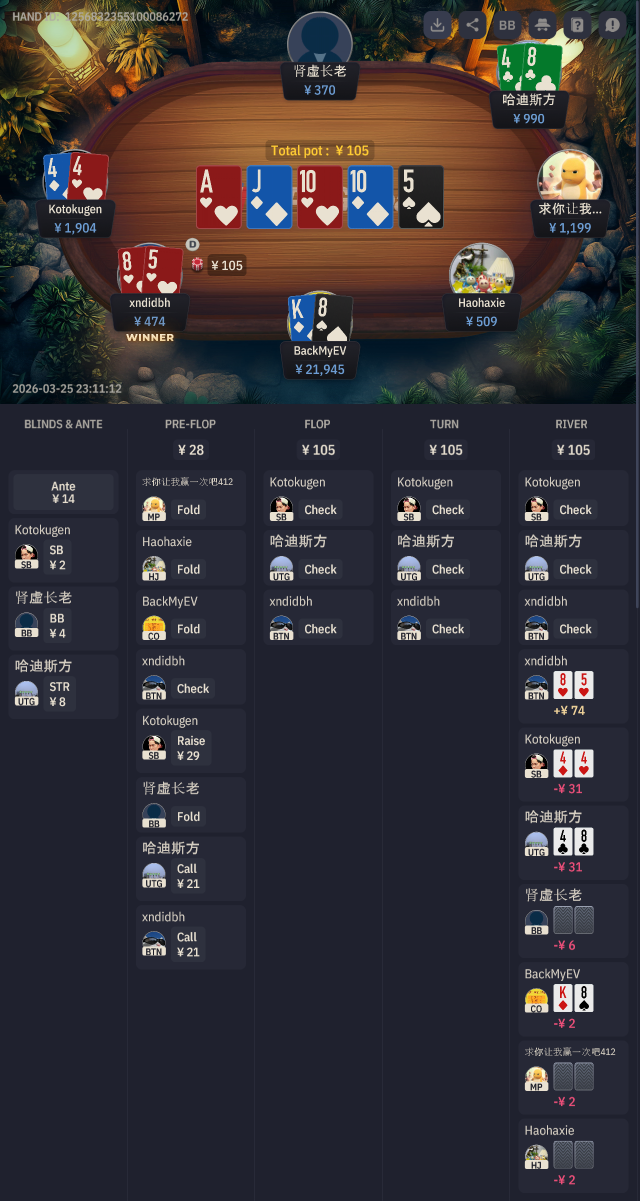
#> input picture ocr-service/ocrtestMain.png, 1280 x 2402 px (shown at 1/2 size)
$ python test_contours.py
#> lines starting #> are read from the running program, lines starting #| are printed output that depends on the picture
### ocr-service/engine.py
import re
import os
import json
import logging
import time

import cv2
import numpy as np

logger = logging.getLogger(__name__)

# ─────────────────────────────────────────────
# Card Recognition Utilities
# ─────────────────────────────────────────────

VALID_RANKS = frozenset({'a', 'k', 'q', 'j', 't', '10', '9', '8', '7', '6', '5', '4', '3', '2'})

RANK_MAP = {
    '10': '10', '1o': '10', 'io': '10', 'l0': '10',
    '1': 'A',
    '09': '9', '06': '6', '08': '8', '07': '7',
    '05': '5', '04': '4', '03': '3', '02': '2',
    'o9': '9', 'o6': '6', 'o8': '8', 'o4': '4',
    'ok': 'K', 'oq': 'Q', 'oj': 'J',
}

# Pre-compiled regex patterns (avoid re-compiling per call)
_RE_RANK_SUIT = re.compile(r'^((?:10|[2-9TJQKA]))([HDCS])$', re.IGNORECASE)
_RE_RANK_SUIT_VALID = re.compile(r'^(?:10|[2-9TJQKA])[HDCS]$', re.IGNORECASE)


# [40 lines left out: functions normalize_card_rank, is_valid_card_rank, not called in this run]


# ─────────────────────────────────────────────
# LayoutEngine
# ─────────────────────────────────────────────
class LayoutEngine:
    # [117 lines left out: functions __init__, match_layout, crop_region, not called in this run]


# ─────────────────────────────────────────────
# CardDetector
# ─────────────────────────────────────────────

# Labels that easily raise false positives due to thin/generic shapes
_PENALIZED_LABELS = frozenset({'J', 'Q', '7', '1', 'I'})

# Context-specific configuration
_CONTEXT_CONFIG = {
    "board": {
        "rank_scales": [1.0],
        "suit_scales": [1.0],
        "suit_threshold": 0.80,
        "rank_threshold": 0.75,
        "max_dx": 80,
        "max_dy": 120,
    },
    "_default": {
        "rank_scales": [0.5, 0.6],
        "suit_scales_small": [0.9, 1.0, 1.1],
        "suit_scales_board_fallback": [0.5, 0.6],
        "suit_threshold": 0.70,
        "rank_threshold": 0.70,
        "max_dx": 40,
        "max_dy": 70,
        "fallback_scales": [0.4, 0.5, 0.6, 0.7],
    },
}

# Collect every unique scale used across all contexts — pre-compute these at load time
_ALL_SCALES = set()
for _cfg in _CONTEXT_CONFIG.values():
    for _key, _val in _cfg.items():
        if isinstance(_val, list) and _key.endswith('scales') or _key.endswith('_scales') or 'scale' in _key:
            _ALL_SCALES.update(_val)
_ALL_SCALES = sorted(_ALL_SCALES)


# [13 lines left out: function _prescale_template, not called in this run]


class CardDetector:
    def __init__(self, templates_dir="templates"):
        self.templates_dir = templates_dir
        self.ranks_dir = os.path.join(templates_dir, "ranks")
        self.suits_dir = os.path.join(templates_dir, "suits")

        self.rank_templates = {}
        self.suit_templates_board = {}   # *_board.png — large, for board cards
        self.suit_templates_small = {}   # *_small.png — small, for river/showdown
        self._load_templates()
        self._templates_mtime = self._snapshot_mtime()

        self._debug_dir = os.path.join(os.path.dirname(templates_dir), "debug_crops")
        self._failed_dir = os.path.join(os.path.dirname(templates_dir), "templates_failed", "raw")
        self._debug_dir_created = False
        self._failed_dir_created = False

    def _snapshot_mtime(self):
        """Collect {filename: mtime} for all .png files in ranks/ and suits/ dirs."""
        snapshot = {}
        for directory in (self.ranks_dir, self.suits_dir):
            if not os.path.isdir(directory):
                continue
            for f in os.listdir(directory):
                if f.endswith('.png'):
                    path = os.path.join(directory, f)
                    try:
                        snapshot[path] = os.path.getmtime(path)
                    except OSError:
                        pass
        return snapshot

    # [10 lines left out: function reload_if_changed, not called in this run]

    def _load_templates(self):
        """Load rank and suit template images from disk."""
        self._load_template_dir(
            self.ranks_dir,
            target=self.rank_templates,
        )
        self._load_template_dir(
            self.suits_dir,
            target=None,  # routed by suffix
        )

    def _load_template_dir(self, directory, target=None):
        """Load .png templates from a directory into the appropriate dict."""
        os.makedirs(directory, exist_ok=True)
        for f in os.listdir(directory):
            if not f.endswith('.png'):
                continue
            img = cv2.imread(os.path.join(directory, f), 0)
            if img is None:
                continue

            label = f.split('_')[0].split('.')[0]
            scaled = _prescale_template(img)
            entry = {'label': label, 'img': img, 'scaled': scaled}

            if target is not None:
                # Rank templates
                target[f] = entry
            else:
                # Suit templates — route by filename suffix
                if '_small' in f:
                    self.suit_templates_small[f] = entry
                    # Auto-generate inverted variant (white-on-black) for
                    # loser/showdown cards that render suits as light-on-dark
                    inv_img = cv2.bitwise_not(img)
                    inv_scaled = _prescale_template(inv_img)
                    inv_key = f.replace('_small.png', '_small_inv.png')
                    self.suit_templates_small[inv_key] = {
                        'label': label, 'img': inv_img, 'scaled': inv_scaled,
                    }
                else:
                    # '_board' or default
                    self.suit_templates_board[f] = entry

    # [546 lines left out: functions _save_debug, _bb_iou, _nms, _build_search_images, _detect_symbols, _disambiguate_red_suits and 4 more, not called in this run]

### ocr-service/test_contours.py
import cv2
import sys
from engine import CardDetector

detector = CardDetector("templates")
img = cv2.imread("ocrtestMain.png")
#> img is the input picture: shape (2402, 1280, 3); mean B, G, R 54.3, 49.3, 53.2

# Crop the same as action_parser does for the river column
bh, bw = img.shape[:2]
#> bh = 2402; bw = 1280
action_x = int(bw * 0.45)
#> action_x = 576
river_x = int(bw * 0.65)
#> river_x = 832
river_crop = img[:, river_x:]
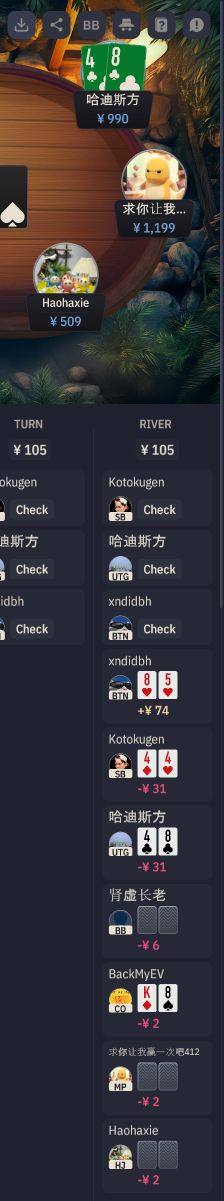
#> river_crop: shape (2402, 448, 3) (shown at 1/2 size); mean B, G, R 56.8, 52.7, 55.1

# Save river crop to check what it looks like
cv2.imwrite("debug_river_crop.png", river_crop)

# Run detection
#> (the run stopped early here; a loop or call above may not have finished)
